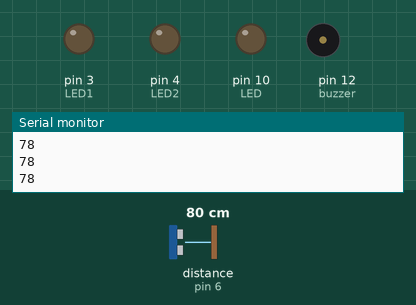
Recording of a sketch running on a simulated Arduino Uno, built with avr-gcc and run on an emulated ATmega328P. On the bench: output pins drawn as LEDs (lit = HIGH), buzzer (waves = sounding, pin HIGH), the last lines printed to the serial monitor. Wiring (inferred from the names in the program): ultrasonic range finder: trigger pin 7; echo pin 6. Inputs (shaded band) come from the test bench; at power-on: distance to the obstacle (sensor on pin 6) 80 cm. The echo pulse lasts 58.3 µs per cm; pins used as bus, display or sensor lines are not drawn.

Above: at 1.2 s.
1.3 s: distance to the obstacle (sensor on pin 6) set to 46 cm
2.8 s: distance to the obstacle (sensor on pin 6) set to 39 cm
At 3.2 s:
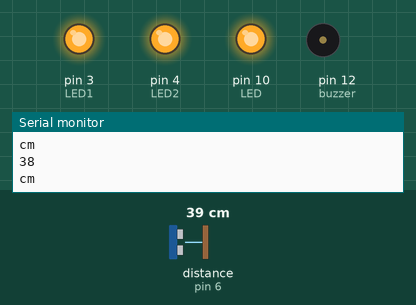
4.3 s: distance to the obstacle (sensor on pin 6) set to 18 cm
7.3 s: distance to the obstacle (sensor on pin 6) set to 23 cm
At 7.35 s:
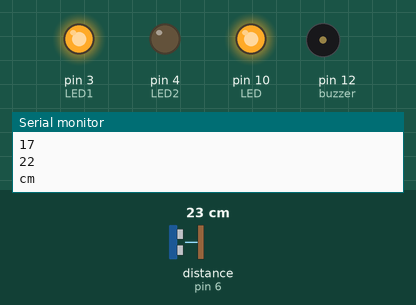
10.3 s: distance to the obstacle (sensor on pin 6) set to 14 cm
13.3 s: distance to the obstacle (sensor on pin 6) set to 10 cm
At 13.9 s:
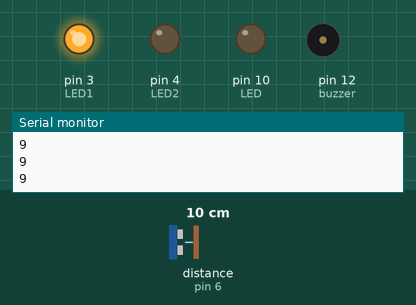
Timing chart, 0 to 15.8 s (numbered marks = the images above; inputs shaded):
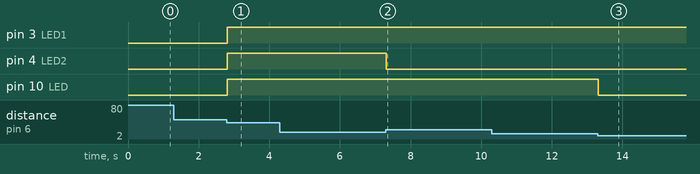

Measured:
- the behaviour switches between 42 and 41 cm on distance to the obstacle (sensor on pin 6) (found by bisection; images 0 and 1)
- the behaviour switches between 12 and 11 cm on distance to the obstacle (sensor on pin 6) (found by bisection; images 2 and 3)
- after the input at 2.8 s, pin 3 (LED1), pin 4 (LED2), pin 10 (LED): LOW → HIGH at once
- after the input at 7.3 s, pin 4 (LED2): HIGH → LOW at once
- after the input at 13.3 s, pin 10 (LED): HIGH → LOW at once

The sketch:

Utlrasonic_Sensor.ino
```cpp
const int trigPin = 7;
const int echoPin = 6;
const int buzzer = 12;
const int LED= 10;
const int LED1 = 3;
const int LED2 = 4;

long time;
int distance;

void setup() {
  pinMode(trigPin, OUTPUT);
  pinMode(echoPin, INPUT);
  pinMode(buzzer, OUTPUT);
  pinMode(LED, OUTPUT);
   pinMode(LED1, OUTPUT);
    pinMode(LED2, OUTPUT);
   Serial.begin(9600);
}

void loop() {
    // digitalWrite(buzzer, LOW);
 digitalWrite(trigPin, LOW);
  delayMicroseconds(2);
  digitalWrite(trigPin, HIGH);
  delayMicroseconds(10);
  digitalWrite(trigPin, LOW);
  time = pulseIn(echoPin, HIGH);
  distance = time * 0.034 / 2;

 if(distance == 2)
  {
    Serial.println(distance);
    Serial.print("cm \n");
    digitalWrite(buzzer, HIGH);
    digitalWrite(LED, LOW);
     digitalWrite(LED1, LOW);
      digitalWrite(LED2, LOW);
    delay(1000);
  }
  if(distance > 10 && distance <= 20)
  {
    Serial.println(distance);
    Serial.print("cm \n");
    digitalWrite(buzzer, LOW);
    digitalWrite(LED, HIGH);
    delay(100);
  }


   if(distance > 21 && distance <= 30)
  {
    Serial.println(distance);
    Serial.print("cm \n");
    digitalWrite(buzzer, LOW);
    digitalWrite(LED, HIGH);
    digitalWrite(LED1, HIGH);
     digitalWrite(LED2, LOW);
    delay(100);
  }

  if(distance > 31 && distance <= 40)
  {
    Serial.println(distance);
    Serial.print("cm \n");
    digitalWrite(buzzer, LOW);
    digitalWrite(LED, HIGH);
  digitalWrite(LED1, HIGH);
    digitalWrite(LED2, HIGH);
    delay(100);
  }


  else
  {
    Serial.println(distance);
    digitalWrite(buzzer, LOW);
    digitalWrite(LED , LOW);
  }
}
```
